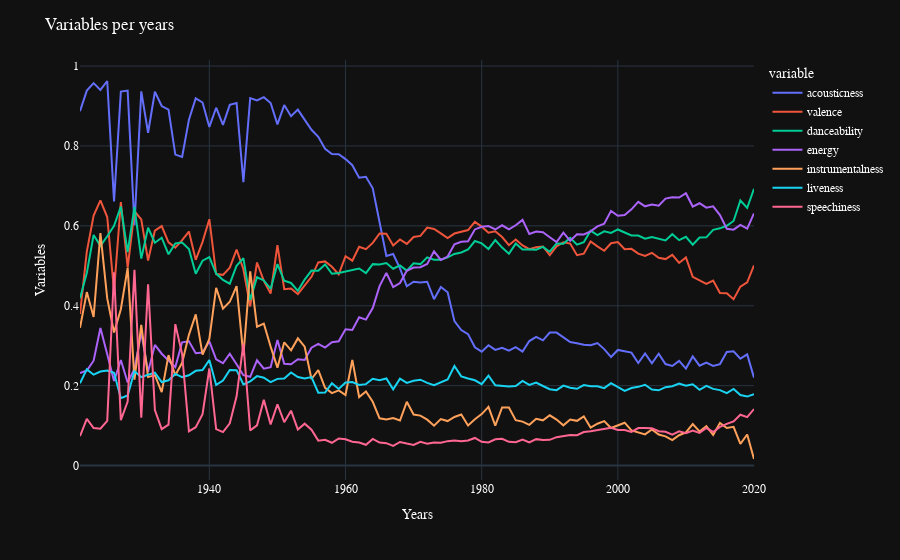

Notebook code for this chart:
### Code cell
fig = px.line(data_frame = dados_anos, x = 'year', y = ['acousticness', 'valence', 'danceability', 'energy', 'instrumentalness', 'liveness', 'speechiness'], markers = False,
template = 'plotly_dark')

fig.update_layout(
    title = {
        'text': 'Variables per years'},
    xaxis_title = 'Years',
    yaxis_title = 'Variables',
    font_family="Arial",
    font_color="White",
    title_font_family="Arial",
    title_font_color= "White")

fig.show()
